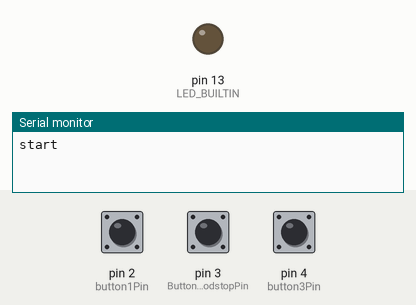
This sketch was run on a simulated Arduino Leonardo, built with avr-gcc and run on an emulated ATmega32U4. Parts: output pins drawn as LEDs (lit = HIGH), the last lines printed to the serial monitor. The inputs (shaded band) are chosen by the test bench; at power-on: pin 3 (ButtonNoodstopPin) HIGH, pin 2 (button1Pin) HIGH, pin 4 (button3Pin) HIGH. USB keyboard and mouse output is not drawn.

Above: at 1.2 s.
1.3 s: pin 3 (ButtonNoodstopPin) pulled LOW for 0.15 s
At 1.37 s:
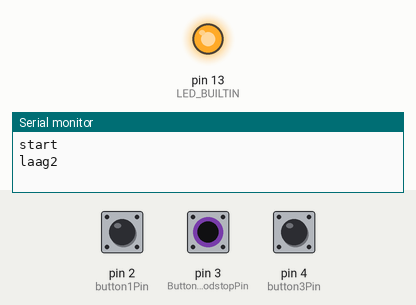
2.9 s: pin 3 (ButtonNoodstopPin) pulled LOW for 3.2 s
At 6.8 s:
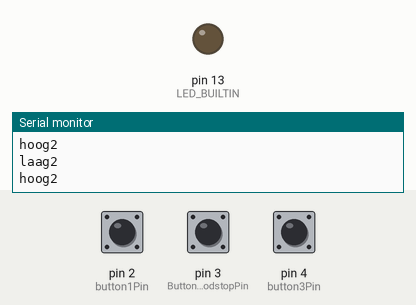
Timing chart, 0 to 8.3 s (numbered marks = the images above; inputs shaded):
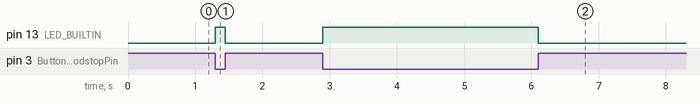

Measured:
- after the input at 1.3 s, pin 13 (LED_BUILTIN): LOW → HIGH at once, → LOW 0.15 s later
- after the input at 2.9 s, pin 13 (LED_BUILTIN): LOW → HIGH at once, → LOW 3.2 s later

The sketch:

sketch_1.ino
```cpp
// button1 y (deur openen links tsw6)
// button3 u (deur openen rechts tsw6)
//https://theasciicode.com.ar/ascii-printable-characters/capital-letter-h-uppercase-ascii-code-72.html (control numbers)

#include "Keyboard.h"

//vanaf kant zonder draadjes
//onder pin 2
//midden pin 3
//boven pin 4
//declaring button pins
const int button1Pin = 2;
const int ButtonNoodstopPin = 3;
const int button3Pin = 4;

int previousButton1State = HIGH;
int previousButtonNoodstopState = HIGH;
int previousButton3State = HIGH;
bool ButtonNoodstopIsNotPressed = true;

void setup() {
  //declare the buttons as input_pullup
  pinMode(button1Pin, INPUT_PULLUP);
  pinMode(ButtonNoodstopPin, INPUT_PULLUP);
  pinMode(button3Pin, INPUT_PULLUP);
  pinMode(LED_BUILTIN, OUTPUT);
  Keyboard.begin();
  Serial.begin(9600);
 // delay(10);
  Serial.println("start");
}

void loop() {
  //checking the state of the button
  int button1State = digitalRead(button1Pin);
  int ButtonNoodstopState = digitalRead(ButtonNoodstopPin);
  int button3State = digitalRead(button3Pin);

   if (ButtonNoodstopState == LOW && previousButtonNoodstopState == HIGH) {
      // and it's currently pressed:

    Serial.println("laag2");
    //Keyboard.press(98);
    ButtonNoodstopIsNotPressed = false;
    digitalWrite(LED_BUILTIN, HIGH);
    delay(50);

  }

  if (ButtonNoodstopState == HIGH && previousButtonNoodstopState == LOW) {
      // and it's currently released:
    Serial.println("hoog2");
    //Keyboard.release(98);
    ButtonNoodstopIsNotPressed = true;
    digitalWrite(LED_BUILTIN, LOW);
    delay(50);

  }

 //replaces button press with UP arrow
  if (button1State == LOW && previousButton1State == HIGH && ButtonNoodstopIsNotPressed == true) {
      // and it's currently pressed:

    Serial.println("laag1");
    Keyboard.press(121);
    delay(50);

  }

  if (button1State == HIGH && previousButton1State == LOW && ButtonNoodstopIsNotPressed == true) {
      // and it's currently released:
    Serial.println("hoog1");
    Keyboard.release(121);
    delay(50);

  }


  if (button3State == LOW && previousButton3State == HIGH && ButtonNoodstopIsNotPressed == true) {
      // and it's currently pressed:

    Serial.println("laag3");
    Keyboard.press(117);
    delay(50);

  }

  if (button3State == HIGH && previousButton3State == LOW && ButtonNoodstopIsNotPressed == true) {
      // and it's currently released:
    Serial.println("hoog3");
    Keyboard.release(117);
    delay(50);

  }

  previousButton1State = button1State;
  previousButtonNoodstopState = ButtonNoodstopState;
  previousButton3State = button3State;


}
```
